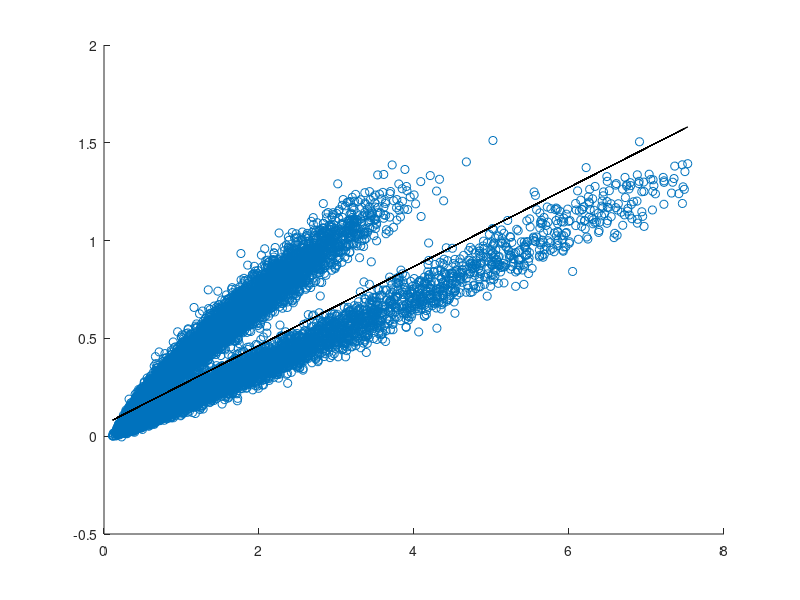

Recreate this plot in MATLAB.
load nuclear
rng(0); 
lamda = 0.001;

[d,n] = size(x); 

X = [ones(1,n);x];

P = diag([0, ones(1,d)]); 

J = @(theta) 1/n*sum(max(0, 1 - y.*(theta'*X))) + lamda/2*theta'*P*theta; 

theta = zeros(3,1); 

v_obj = []; 
for iter = 1:100
    obj = J(theta); 
    
%%%%%%%%%%% matrix %%%%%%%%%%%%
    cond = (1 - y.*(theta'*X)) > 0; 
    u = -(cond.*y/n*X')' + lamda*P*theta; 
    theta = theta - (100/iter)*u; 
    obj_new = J(theta); 
    
    v_obj = [v_obj, obj_new]; 

%%%%%%%%%% iteration, to compare the running time %%%%%%%%%%%%
%     u = zeros(3,1) ; 
%     for ind = 1:n 
%         cond = 1 - y(ind)*(theta'*X(:,ind)) > 0;
%         u = u -(cond*y(ind)/n*X(:,ind)) + lamda*P*theta/n;
% 
%     end
%     theta = theta - (100/iter)*u;
%         obj_new = J(theta);
%             v_obj = [v_obj, obj_new]; 

end 
hold off 
plot(v_obj); 

scatter(x(1,:), x(2,:)); 
hold on
plot(x(1,:), (-theta(1) - theta(2)*x(1,:))/(theta(3)), 'k'); 